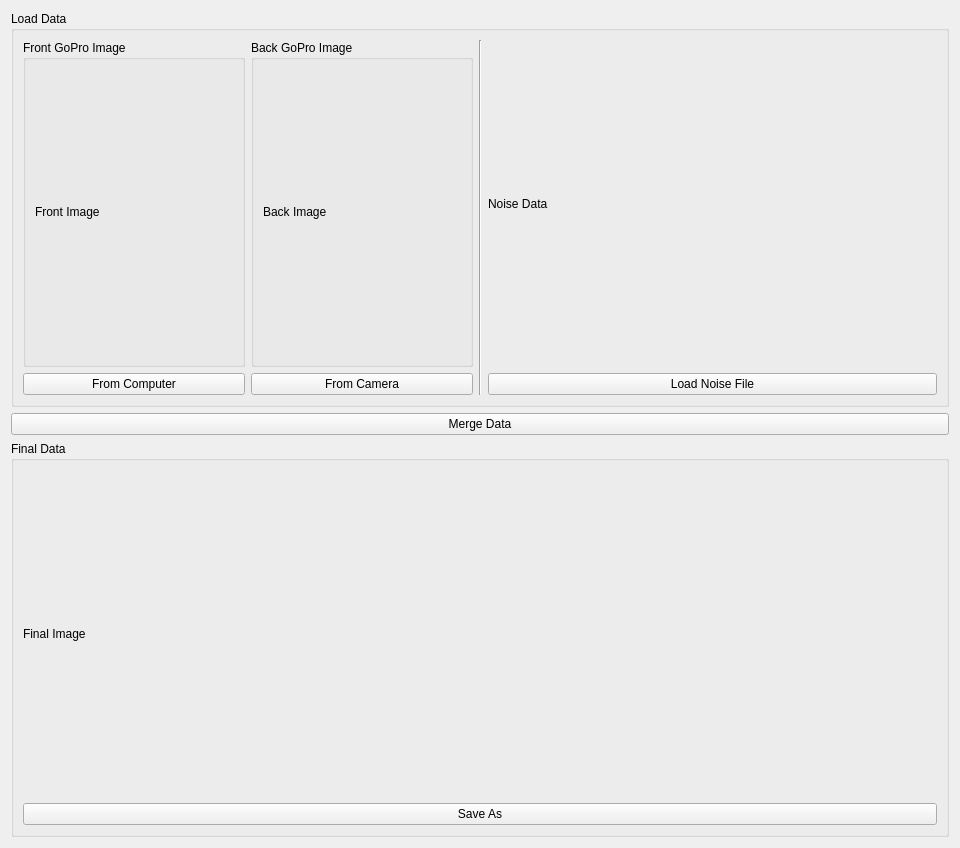
<?xml version="1.0" encoding="UTF-8"?>
<ui version="4.0">
 <class>Form</class>
 <widget class="QWidget" name="Form">
  <property name="geometry">
   <rect>
    <x>0</x>
    <y>0</y>
    <width>960</width>
    <height>848</height>
   </rect>
  </property>
  <property name="windowTitle">
   <string>Form</string>
  </property>
  <layout class="QGridLayout" name="gridLayout">
   <item row="1" column="0">
    <widget class="QPushButton" name="PB_mergeData">
     <property name="text">
      <string>Merge Data</string>
     </property>
    </widget>
   </item>
   <item row="2" column="0">
    <widget class="QGroupBox" name="GB_finalData">
     <property name="title">
      <string>Final Data</string>
     </property>
     <layout class="QGridLayout" name="gridLayout_7">
      <item row="0" column="0">
       <layout class="QGridLayout" name="gridLayout_2">
        <item row="0" column="0">
         <widget class="QLabel" name="LA_finalImage">
          <property name="text">
           <string>Final Image</string>
          </property>
         </widget>
        </item>
        <item row="1" column="0">
         <widget class="QPushButton" name="PB_saveAs">
          <property name="text">
           <string>Save As</string>
          </property>
         </widget>
        </item>
       </layout>
      </item>
     </layout>
    </widget>
   </item>
   <item row="0" column="0">
    <widget class="QGroupBox" name="GB_loadData">
     <property name="title">
      <string>Load Data</string>
     </property>
     <layout class="QGridLayout" name="gridLayout_5">
      <item row="0" column="0">
       <layout class="QGridLayout" name="LAYOUT_loadDAta">
        <item row="0" column="2">
         <layout class="QVBoxLayout" name="LAYOUT_noiseData">
          <item>
           <widget class="QLabel" name="LA_noiseData">
            <property name="text">
             <string>Noise Data</string>
            </property>
           </widget>
          </item>
          <item>
           <widget class="QPushButton" name="PB_loadNoiseFile">
            <property name="sizePolicy">
             <sizepolicy hsizetype="Preferred" vsizetype="Maximum">
              <horstretch>0</horstretch>
              <verstretch>0</verstretch>
             </sizepolicy>
            </property>
            <property name="text">
             <string>Load Noise File</string>
            </property>
           </widget>
          </item>
         </layout>
        </item>
        <item row="0" column="1">
         <widget class="Line" name="LINE_dataSeparator">
          <property name="orientation">
           <enum>Qt::Vertical</enum>
          </property>
         </widget>
        </item>
        <item row="0" column="0">
         <layout class="QGridLayout" name="gridLayout_6">
          <item row="0" column="0" colspan="2">
           <layout class="QHBoxLayout" name="horizontalLayout">
            <item>
             <widget class="QGroupBox" name="groupBox_2">
              <property name="title">
               <string>Front GoPro Image</string>
              </property>
              <layout class="QGridLayout" name="gridLayout_4">
               <item row="0" column="0">
                <widget class="QLabel" name="LA_imageGoproFront">
                 <property name="text">
                  <string>Front Image</string>
                 </property>
                </widget>
               </item>
              </layout>
             </widget>
            </item>
            <item>
             <widget class="QGroupBox" name="groupBox">
              <property name="title">
               <string>Back GoPro Image</string>
              </property>
              <layout class="QGridLayout" name="gridLayout_3">
               <item row="0" column="0">
                <widget class="QLabel" name="LA_imageGoproBack">
                 <property name="sizePolicy">
                  <sizepolicy hsizetype="Preferred" vsizetype="Preferred">
                   <horstretch>0</horstretch>
                   <verstretch>0</verstretch>
                  </sizepolicy>
                 </property>
                 <property name="text">
                  <string>Back Image</string>
                 </property>
                </widget>
               </item>
              </layout>
             </widget>
            </item>
           </layout>
          </item>
          <item row="1" column="0">
           <widget class="QPushButton" name="PB_fromComputer">
            <property name="text">
             <string>From Computer</string>
            </property>
           </widget>
          </item>
          <item row="1" column="1">
           <widget class="QPushButton" name="PB_fromCamera">
            <property name="text">
             <string>From Camera</string>
            </property>
           </widget>
          </item>
         </layout>
        </item>
       </layout>
      </item>
     </layout>
    </widget>
   </item>
  </layout>
 </widget>
 <resources/>
 <connections/>
</ui>
